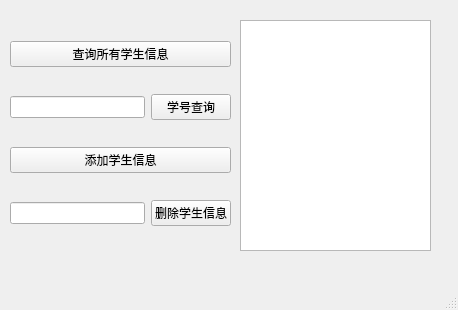
<?xml version="1.0" encoding="UTF-8"?>
<ui version="4.0">
    <class>MainWindow</class>
    <widget class="QMainWindow" name="MainWindow">
        <property name="geometry">
            <rect>
                <x>0</x>
                <y>0</y>
                <width>458</width>
                <height>310</height>
            </rect>
        </property>
        <property name="windowTitle">
            <string>MainWindow</string>
        </property>
        <widget class="QWidget" name="centralwidget">
            <widget class="QWidget" name="gridLayoutWidget">
                <property name="geometry">
                    <rect>
                        <x>10</x>
                        <y>20</y>
                        <width>221</width>
                        <height>231</height>
                    </rect>
                </property>
                <layout class="QGridLayout" name="gridLayout">
                    <item row="5" column="1">
                        <widget class="QPushButton" name="delete_buttion">
                            <property name="text">
                                <string>删除学生信息</string>
                            </property>
                        </widget>
                    </item>
                    <item row="3" column="1">
                        <widget class="QPushButton" name="pushButton_2">
                            <property name="text">
                                <string>学号查询</string>
                            </property>
                        </widget>
                    </item>
                    <item row="3" column="0">
                        <widget class="QLineEdit" name="lineEdit"/>
                    </item>
                    <item row="1" column="0" colspan="2">
                        <widget class="QPushButton" name="list_button">
                            <property name="text">
                                <string>查询所有学生信息</string>
                            </property>
                        </widget>
                    </item>
                    <item row="5" column="0">
                        <widget class="QLineEdit" name="lineEdit_2"/>
                    </item>
                    <item row="4" column="0" colspan="2">
                        <widget class="QPushButton" name="pushButton_3">
                            <property name="text">
                                <string>添加学生信息</string>
                            </property>
                        </widget>
                    </item>
                </layout>
            </widget>
            <widget class="QPlainTextEdit" name="result">
                <property name="geometry">
                    <rect>
                        <x>240</x>
                        <y>20</y>
                        <width>191</width>
                        <height>231</height>
                    </rect>
                </property>
            </widget>
        </widget>
        <widget class="QMenuBar" name="menubar">
            <property name="geometry">
                <rect>
                    <x>0</x>
                    <y>0</y>
                    <width>458</width>
                    <height>22</height>
                </rect>
            </property>
        </widget>
        <widget class="QStatusBar" name="statusbar"/>
    </widget>
    <resources/>
    <connections>
        <connection>
            <sender>pushButton_3</sender>
            <signal>clicked()</signal>
            <receiver>pushButton_3</receiver>
            <slot>showMenu()</slot>
            <hints>
                <hint type="sourcelabel">
                    <x>131</x>
                    <y>178</y>
                </hint>
                <hint type="destinationlabel">
                    <x>120</x>
                    <y>180</y>
                </hint>
            </hints>
        </connection>
    </connections>
</ui>
